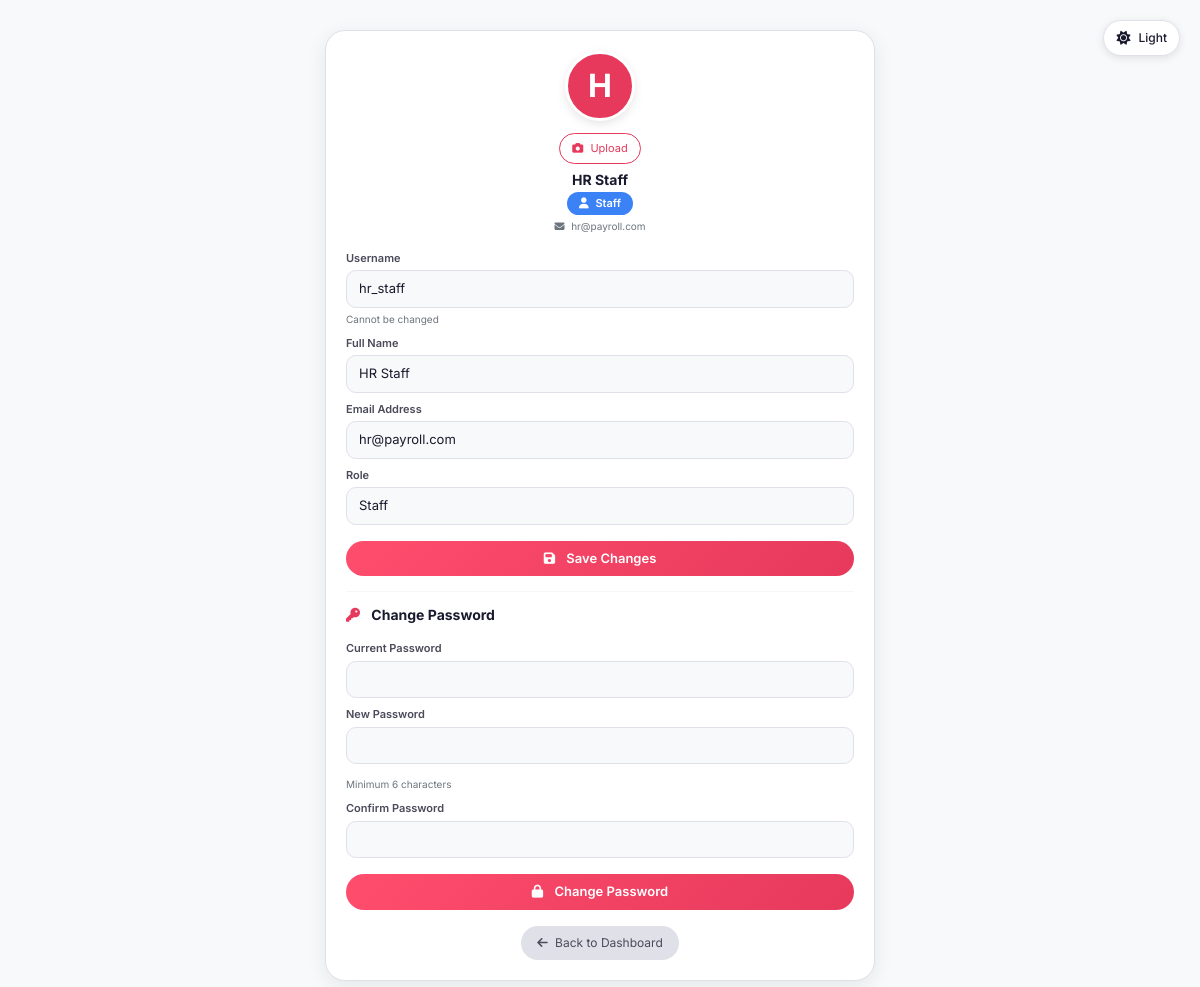
Screenshot of /goodness_payroll/profile.php (signed in) with the database file from the repository.
### tables this page shows
CREATE TABLE `users` (
  `user_id`      INT(11)      NOT NULL AUTO_INCREMENT,
  `username`     VARCHAR(50)  NOT NULL,
  `password`     VARCHAR(255) NOT NULL,
  `full_name`    VARCHAR(100) NOT NULL,
  `email`        VARCHAR(100) DEFAULT NULL,
  `user_role`    ENUM('admin','staff') DEFAULT 'staff',
  `user_status`  ENUM('active','inactive') DEFAULT 'active',
  `last_login`   TIMESTAMP NULL DEFAULT NULL,
  `created_at`   TIMESTAMP NOT NULL DEFAULT CURRENT_TIMESTAMP(),
  `avatar`       VARCHAR(255) DEFAULT NULL,
  `avatar_color` VARCHAR(7)   DEFAULT '#10b981',
  `avatar_image` VARCHAR(255) DEFAULT NULL,
  `avatar_type`  ENUM('initial','image') DEFAULT 'initial',
  PRIMARY KEY (`user_id`),
  UNIQUE KEY `uq_username` (`username`),
  UNIQUE KEY `uq_user_email` (`email`)
);

### goodness_payroll/profile.php (the view, shortened to what this page needs)
<?php
require_once 'config/database.php';
$userId = $_SESSION['user_id'];
$userRole = $_SESSION['role'] ?? 'staff';
$stmt = $db->prepare("SELECT * FROM users WHERE user_id = ?");
$stmt->execute([$userId]);
$user = $stmt->fetch();
$avatarImage = $user['avatar_image'] ?? null;
$avatarType = $user['avatar_type'] ?? 'initial';
?>
<!DOCTYPE html>
<html lang="en">
<head>
    <link href="https://cdn.jsdelivr.net/npm/bootstrap@5.3.0/dist/css/bootstrap.min.css" rel="stylesheet">
    <link rel="stylesheet" href="https://cdnjs.cloudflare.com/ajax/libs/font-awesome/6.4.0/css/all.min.css">
</head>
<body>
    <div class="theme-toggle" id="themeToggle">
        <i class="fas fa-sun" id="sunIcon"></i>
        <span id="themeText">Light</span>
    </div>
    <div class="profile-card">
        <div class="text-center">
            <?php if($avatarType == 'image' && $avatarImage && file_exists($avatarImage)): ?>
            <img src="<?php echo $avatarImage; ?>?t=<?php echo time(); ?>" class="avatar-preview" style="object-fit: cover;">
            <?php else: ?>
            <div class="avatar-preview"><?php echo strtoupper(substr($user['full_name'], 0, 1)); ?></div>
            <?php endif; ?>
            <div class="mt-1">
                <form method="POST" enctype="multipart/form-data" id="avatarForm" style="display: inline;">
                    <label class="btn-outline-pink" style="cursor: pointer;">
                        <i class="fas fa-camera me-1"></i> Upload
                    </label>
                </form>
            </div>
            <div class="mt-2">
                <h5 class="mb-0"><?php echo htmlspecialchars($user['full_name']); ?></h5>
                <span class="role-badge role-<?php echo $userRole; ?> mt-1">
                    <i class="fas fa-<?php echo $userRole == 'admin' ? 'crown' : 'user'; ?> me-1"></i>
                    <?php echo ucfirst($userRole); ?>
                </span>
            </div>
            <div class="text-muted-custom mt-1">
                <i class="fas fa-envelope me-1"></i> <?php echo htmlspecialchars($user['email']); ?>
            </div>
        </div>
        <form method="POST" class="mt-3">
            <div class="mb-2">
                <label class="form-label">Username</label>
                <input type="text" class="form-control-custom" value="<?php echo htmlspecialchars($user['username']); ?>" disabled>
                <div class="text-muted-custom">Cannot be changed</div>
            </div>
            <div class="mb-2">
                <label class="form-label">Full Name</label>
                <input type="text" name="full_name" class="form-control-custom" value="<?php echo htmlspecialchars($user['full_name']); ?>" required>
            </div>
            <div class="mb-2">
                <label class="form-label">Email Address</label>
                <input type="email" class="form-control-custom" value="<?php echo htmlspecialchars($user['email']); ?>" disabled>
            </div>
            <div class="mb-2">
                <label class="form-label">Role</label>
                <input type="text" class="form-control-custom" value="<?php echo ucfirst($user['user_role']); ?>" disabled>
            </div>
            <button type="submit" name="update_profile" class="btn-pink w-100 mt-2">
                <i class="fas fa-save me-2"></i> Save Changes
            </button>
        </form>
        <hr>
        <form method="POST">
            <h5 class="mb-3"><i class="fas fa-key me-2" style="color: #e6395c;"></i> Change Password</h5>
            <div class="mb-2">
                <label class="form-label">Current Password</label>
                <input type="password" name="current_password" class="form-control-custom" required>
            </div>
            <div class="mb-2">
                <label class="form-label">New Password</label>
                <input type="password" name="new_password" id="new_password" class="form-control-custom" required>
                <div class="password-strength" id="strengthIndicator"></div>
                <div class="text-muted-custom">Minimum 6 characters</div>
            </div>
            <div class="mb-2">
                <label class="form-label">Confirm Password</label>
                <input type="password" name="confirm_password" id="confirm_password" class="form-control-custom" required>
            </div>
            <button type="submit" name="change_password" class="btn-pink w-100 mt-2">
                <i class="fas fa-lock me-2"></i> Change Password
            </button>
        </form>
        <div class="text-center mt-3">
            <a href="index.php" class="btn-back"><i class="fas fa-arrow-left me-1"></i> Back to Dashboard</a>
        </div>
    </div>
</body>
</html>

### goodness_payroll/profile.php (style rules this page uses)
:root { --bg-color: #f8f9fa; --card-bg: #ffffff; --text-primary: #1a1a2e; --text-secondary: #4a4a5a; --text-muted: #6c757d; --border-color: #e0e0e8; --input-bg: #f8f9fa; --input-border: #e0e0e8; --hover-bg: #f5f5f5; }
* { font-family: 'Inter', sans-serif; }
body { background: var(--bg-color); min-height: 100vh; padding: 30px; transition: all 0.3s ease; }
.theme-toggle { position: fixed; top: 20px; right: 20px; background: var(--card-bg); border: 1px solid var(--border-color); cursor: pointer; padding: 8px 12px; border-radius: 30px; display: flex; align-items: center; gap: 8px; transition: all 0.3s; z-index: 1000; box-shadow: 0 2px 8px rgba(0,0,0,0.1); }
.theme-toggle i { color: var(--text-primary); font-size: 14px; }
.theme-toggle span { color: var(--text-primary); font-size: 12px; font-weight: 500; }
.profile-card { background: var(--card-bg); border-radius: 20px; padding: 20px; max-width: 550px; margin: 0 auto; box-shadow: 0 5px 20px rgba(0,0,0,0.08); border: 1px solid var(--border-color); }
.avatar-preview { width: 70px; height: 70px; border-radius: 50%; object-fit: cover; margin: 0 auto 12px; display: flex; align-items: center; justify-content: center; font-size: 32px; font-weight: bold; color: white; background: #e6395c; border: 3px solid var(--card-bg); box-shadow: 0 3px 10px rgba(0,0,0,0.1); }
.role-badge { display: inline-block; padding: 3px 12px; border-radius: 20px; font-size: 11px; font-weight: 600; }
.role-staff { background: #3b82f6; color: white; }
.btn-back { background: #e0e0e8; color: #4a4a5a; border: none; padding: 8px 16px; border-radius: 30px; font-size: 12px; text-decoration: none; display: inline-block; }
.btn-pink { background: linear-gradient(135deg, #ff4d6d, #e6395c); color: white; border: none; padding: 8px 16px; border-radius: 30px; font-size: 13px; font-weight: 600; }
.btn-outline-pink { border: 1px solid #e6395c; background: transparent; color: #e6395c; padding: 6px 12px; border-radius: 20px; font-size: 11px; cursor: pointer; }
.form-control-custom { background: var(--input-bg); border: 1px solid var(--input-border); border-radius: 10px; padding: 8px 12px; color: var(--text-primary); width: 100%; font-size: 13px; }
.form-label { color: var(--text-secondary); font-size: 11px; font-weight: 600; margin-bottom: 4px; display: block; }
.password-strength { height: 3px; border-radius: 3px; margin-top: 6px; width: 100%; }
hr { border-color: var(--border-color); margin: 15px 0; }
h5 { font-size: 14px; font-weight: 700; color: var(--text-primary); }
.text-muted-custom { color: var(--text-muted); font-size: 10px; margin-top: 4px; display: block; }

### rows the page displays
users: full_name "H", full_name "HR Staff", email "hr@payroll.com", username "hr_staff", user_role "Staff"

### other values shown
$userRole "Staff"
